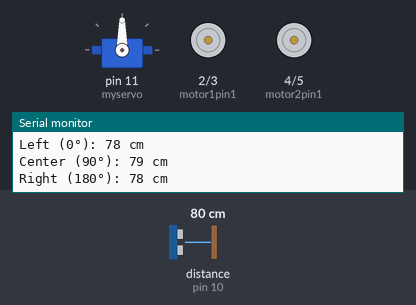
Bench run of a sketch on a simulated Arduino Uno, built with avr-gcc and run on an emulated ATmega328P. Shown: servo, motor-driver pin pairs drawn as motors (green arrow = first pin HIGH = forward, orange = second pin HIGH = backward, longer = more drive), the last lines printed to the serial monitor. Wiring (inferred from the names in the program): ultrasonic range finder: trigger pin 9; echo pin 10. Inputs (shaded band) come from the test bench; at power-on: distance to the obstacle (sensor on pin 10) 80 cm. The echo pulse lasts 58.3 µs per cm.

Above: at 1.8 s.
1.9 s: distance to the obstacle (sensor on pin 10) set to 57 cm
At 1.9 s:
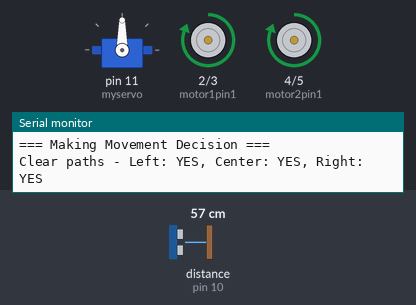
6.9 s: distance to the obstacle (sensor on pin 10) set to 46 cm
At 11.8 s:
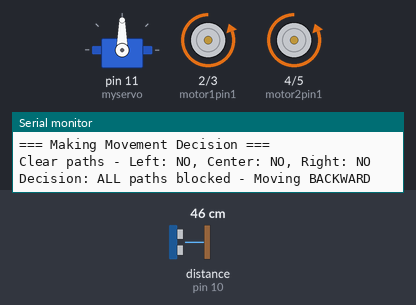
11.9 s: distance to the obstacle (sensor on pin 10) set to 60 cm
At 15.0 s:
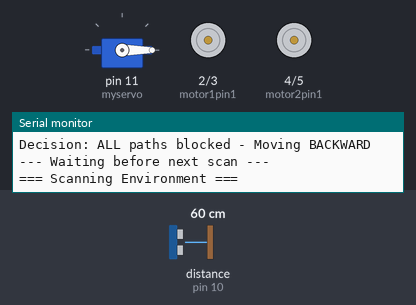
16.9 s: distance to the obstacle (sensor on pin 10) set to 2 cm
Timing chart, 0 to 22.9 s (numbered marks = the images above; inputs shaded):
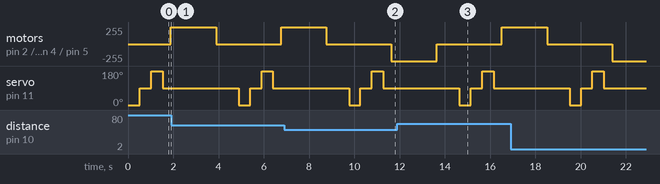

The sketch:

sourcecode.ino
```cpp
//final integration for all components

#include <Servo.h>

#define trigPin 9
#define echoPin 10

// dc motor pins
int motor1pin1 = 2;
int motor1pin2 = 3;
int motor2pin1 = 4;
int motor2pin2 = 5;

Servo myservo;

// distance thresholds in cm
const long OBSTACLE_THRESHOLD = 30;  // distance for it to be considered blocked
const long CLEAR_THRESHOLD = 50;     // distance for it to be considered clear
//(can be configured as per preferred)


void setup() {
  // ultrasonic setup
  pinMode(trigPin, OUTPUT);
  pinMode(echoPin, INPUT);
  myservo.attach(11);  // servo is on pin11

  // Motor pins setup
  pinMode(motor1pin1, OUTPUT);
  pinMode(motor1pin2, OUTPUT);
  pinMode(motor2pin1, OUTPUT);
  pinMode(motor2pin2, OUTPUT);

  Serial.begin(9600);
  Serial.println("GDG - Autonomous Obstacle Avoidance Started");
  stopMotors();
}

//function to measure distance
long measureDistance() {
  digitalWrite(trigPin, LOW);
  delayMicroseconds(2);

  // send a 10us HIGH pulse to the trigger pin
  digitalWrite(trigPin, HIGH);
  delayMicroseconds(10);
  digitalWrite(trigPin, LOW);

  // measure time taken
  long duration = pulseIn(echoPin, HIGH);

  // convert duration to distance in cm (speed of sound assumed to be 340m/s)
  long distance = duration * 0.034 / 2;

  return distance;
}

//function to check for distance in the laft, cenetr and right direction
void scanEnvironment() {
  Serial.println("=== Scanning Environment ===");

  // move to 0 degrees (left) and measure distance
  myservo.write(0);
  delay(500);
  long distanceLeft = measureDistance();
  Serial.print("Left (0°): ");
  Serial.print(distanceLeft);
  Serial.println(" cm");

  // move to 90 degrees (center) and measure distance
  myservo.write(90);
  delay(500);
  long distanceCenter = measureDistance();
  Serial.print("Center (90°): ");
  Serial.print(distanceCenter);
  Serial.println(" cm");

  // move to 180 degrees (right) and measure distance
  myservo.write(180);
  delay(500);
  long distanceRight = measureDistance();
  Serial.print("Right (180°): ");
  Serial.print(distanceRight);
  Serial.println(" cm");

  // rcentralize servo
  myservo.write(90);
  delay(300);

  // decide based on distances
  makeMovementDecision(distanceLeft, distanceCenter, distanceRight);
}

//processing function
void makeMovementDecision(long left, long center, long right) {
  Serial.println("=== Making Movement Decision ===");

  // check which directions are clear
  bool leftClear = (left > CLEAR_THRESHOLD);
  bool centerClear = (center > CLEAR_THRESHOLD);
  bool rightClear = (right > CLEAR_THRESHOLD);

  Serial.print("Clear paths - Left: ");
  Serial.print(leftClear ? "YES" : "NO");
  Serial.print(", Center: ");
  Serial.print(centerClear ? "YES" : "NO");
  Serial.print(", Right: ");
  Serial.println(rightClear ? "YES" : "NO");

  // decision logic
  if (centerClear) {
    // center is clear - go forward
    Serial.println("Decision: CENTER clear - Moving FORWARD");
    moveForward();
    delay(2000);  // move forward for 2 seconds
    stopMotors();
  }
  else if (leftClear && !rightClear) {
    // only left is clear
    Serial.println("Decision: LEFT clear - Turning LEFT");
    turnLeft();
    delay(2000);  // turn left for 2 seconds
    stopMotors();
  }
  else if (rightClear && !leftClear) {
    // only right is clear
    Serial.println("Decision: RIGHT clear - Turning RIGHT");
    turnRight();
    delay(2000);  // turn right for 2 seconds
    stopMotors();
  }
  else if (leftClear && rightClear) {
    // both sides clear, choose one (prefer left)[can be configured]
    Serial.println("Decision: BOTH sides clear - Turning LEFT");
    turnLeft();
    delay(2000);
    stopMotors();
  }
  else {
    // all directions blocked - go backward
    Serial.println("Decision: ALL paths blocked - Moving BACKWARD");
    moveBackward();
    delay(2000);
    stopMotors();
  }
}

// driving functions
void moveForward() {
  digitalWrite(motor1pin1, HIGH);
  digitalWrite(motor1pin2, LOW);
  digitalWrite(motor2pin1, HIGH);
  digitalWrite(motor2pin2, LOW);
}

void moveBackward() {
  digitalWrite(motor1pin1, LOW);
  digitalWrite(motor1pin2, HIGH);
  digitalWrite(motor2pin1, LOW);
  digitalWrite(motor2pin2, HIGH);
}

void turnLeft() {
  digitalWrite(motor1pin1, LOW);
  digitalWrite(motor1pin2, LOW);
  digitalWrite(motor2pin1, HIGH);
  digitalWrite(motor2pin2, LOW);
}

void turnRight() {
  digitalWrite(motor1pin1, HIGH);
  digitalWrite(motor1pin2, LOW);
  digitalWrite(motor2pin1, LOW);
  digitalWrite(motor2pin2, LOW);
}

void stopMotors() {
  digitalWrite(motor1pin1, LOW);
  digitalWrite(motor1pin2, LOW);
  digitalWrite(motor2pin1, LOW);
  digitalWrite(motor2pin2, LOW);
}

void loop() {
  // scan environment and make movement decision
  scanEnvironment();

  // wait before next scan
  Serial.println("--- Waiting before next scan ---");
  delay(1000);
}
```

Measured:
- the behaviour switches between 52 and 51 cm on distance to the obstacle (sensor on pin 10) (found by bisection; images 1 and 2)
